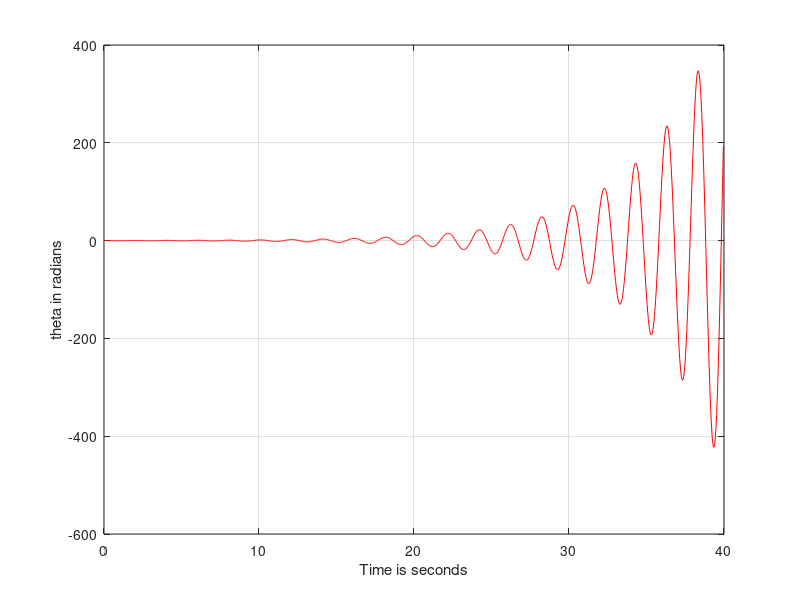

Here is the MATLAB script that generated this plot:
% Motion of a Simple Pendulum 

clear ; 
length  = 1 ;   % length of the pendulum in metres
g = 9.81 ;      % acceleration due to gravity 
npoints = 1000 ; % Discretize time into 250 intervals 
dt = 0.04 ;     % Time step in seconds 


% Vector Assignment and initialization  

omega = zeros(npoints,1) ; 
theta = zeros(npoints,1) ; 
time = zeros(npoints,1) ; 

theta(1) = 0.2 ; 

% Numerical Solution 

for step = 1 : npoints-1 
    omega(step+1) = omega(step) - (g/length) * theta(step) * dt ;
    theta(step+1) = theta(step) + omega(step) *dt ; 
    time(step+1) = time(step) + dt ; 
end

% Plot the solution 


plot(time,theta,'r') ;
grid();
xlabel("Time is seconds"); 
ylabel("theta in radians");


